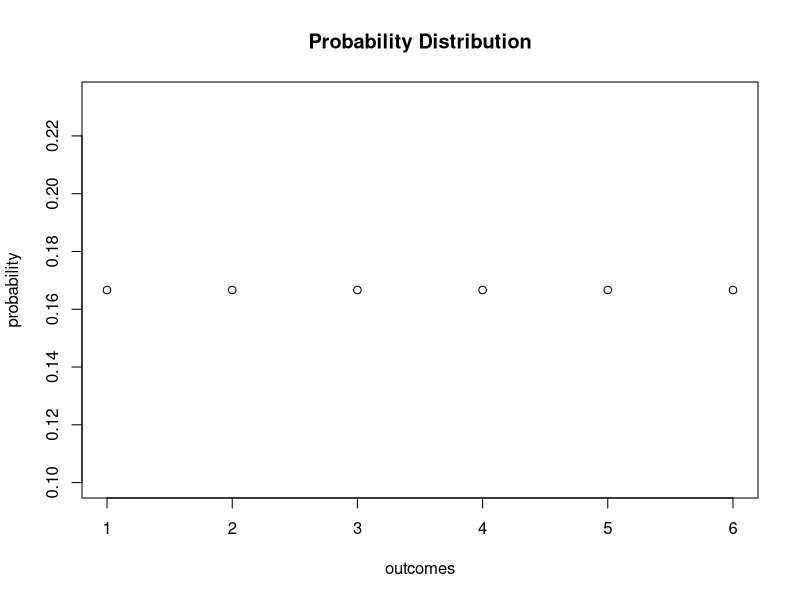

Generate this figure with R:
sample(1:6, 1) #Simulation of roll a dice

probability <- rep(1/6, 6) # Vector of probabilities

plot(probability, 
     main = "Probability Distribution",
     xlab = "outcomes") 